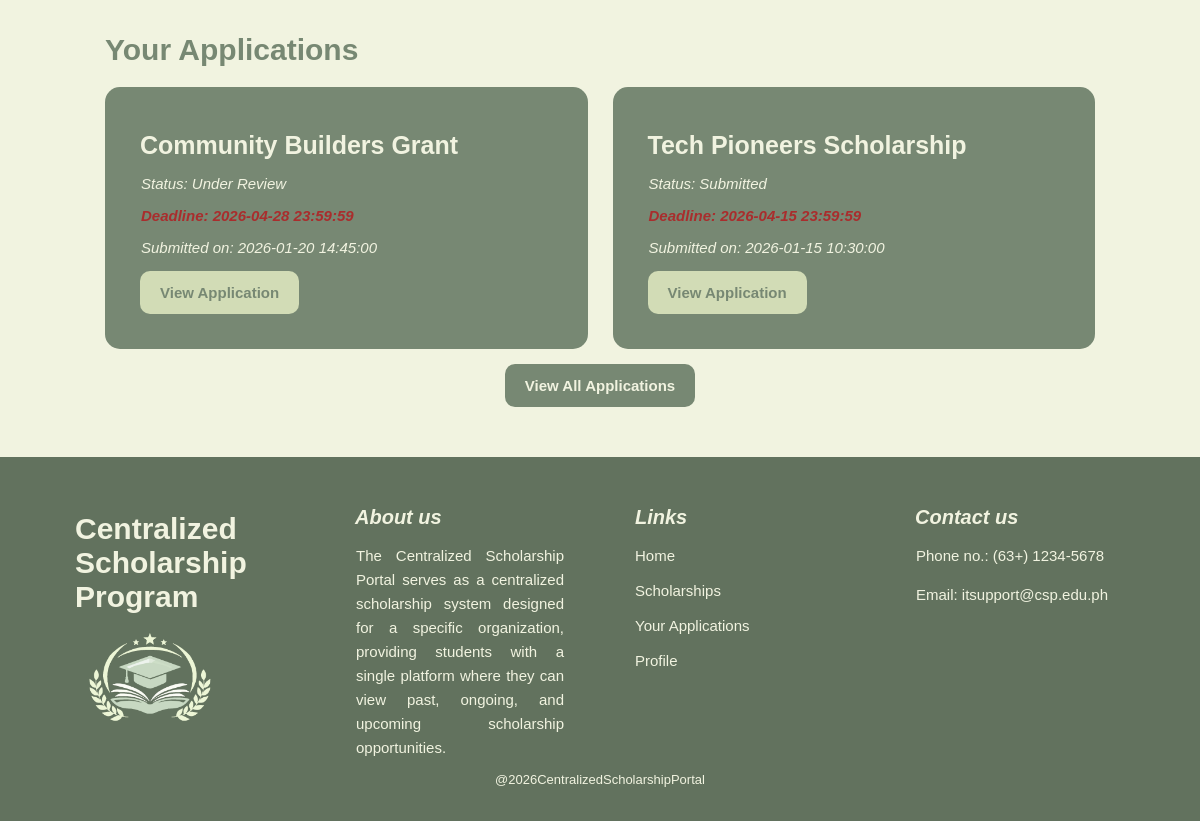
Before: /Frontends/Client-side/home.php (signed in, lower part) with the older database file.
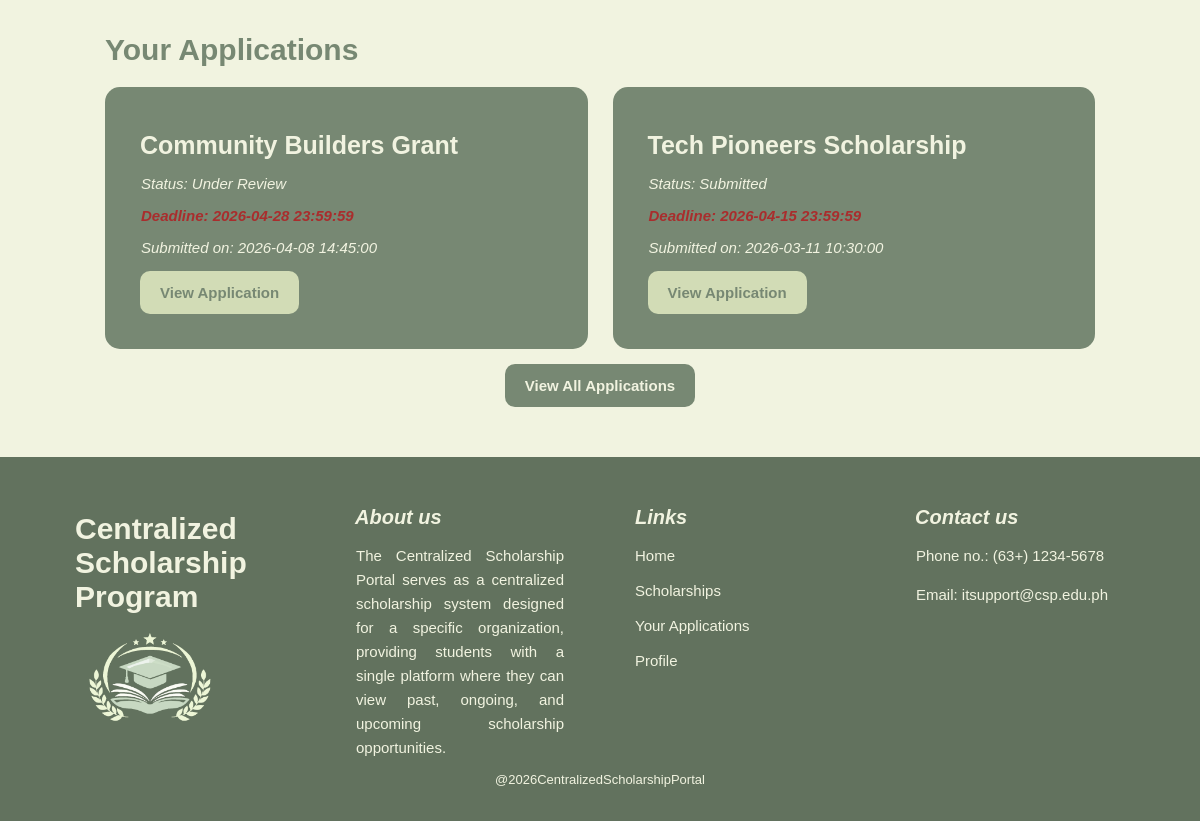
After: the same page with the newer database file.
### tables this page shows
CREATE TABLE `APPLICATIONS` (
  `application_id` int(11) NOT NULL,
  `student_id` int(11) NOT NULL,
  `scholarship_id` int(11) NOT NULL,
  `status` enum('Draft','Submitted','Under Review','Approved','Rejected','Waitlisted') NOT NULL,
  `submission_date` datetime DEFAULT NULL,
  `reviewed_by` int(11) DEFAULT NULL,
  `review_date` datetime DEFAULT NULL
);

CREATE TABLE `SCHOLARSHIPS` (
  `scholarship_id` int(11) NOT NULL,
  `title` varchar(45) NOT NULL,
  `description` varchar(45) NOT NULL,
  `deadline` datetime NOT NULL,
  `eligibility` text NOT NULL,
  `requirements` text NOT NULL,
  `release_status` enum('Draft','Published') NOT NULL,
  `status` enum('Completed','Ongoing','Upcoming') NOT NULL,
  `created_by` int(11) NOT NULL,
  `created_at` datetime NOT NULL
);

### Frontends/Client-side/home.php (the view, shortened to what this page needs)
<?php
include("../../db_connect.php");
$account_id = $_SESSION['account_id'];
$getStudID = "SELECT student_id FROM STUDENTS WHERE account_id='$account_id'";
$StudID = mysqli_query($conn, $getStudID);
$cell = mysqli_fetch_assoc($StudID);
$student_id = $cell['student_id'];
$getApp = "SELECT a.*, s.title, s.deadline
           FROM APPLICATIONS a
           JOIN SCHOLARSHIPS s ON a.scholarship_id = s.scholarship_id
           WHERE a.student_id='$student_id'
           ORDER BY a.submission_date DESC
           LIMIT 3";
$AppSc = mysqli_query($conn, $getApp);
?>
<html>
    <head>
        <link rel="stylesheet" href="client_home.css">
    </head>
    <body>
        <section id="appsSection">
            <h4>Your Applications</h4>
            <section class="appsContainer">
                <?php
                if(mysqli_num_rows($AppSc) > 0){
                    while($row = mysqli_fetch_assoc($AppSc)){
                ?>
                <section class="appsBox">
                    <h5><?php echo $row['title']; ?></h5>
                    <p>Status: <?php echo $row['status']; ?></p>
                    <p class="deadlineText">Deadline: <?php echo $row['deadline']; ?></p>
                    <p>Submitted on: <?php echo $row['submission_date']; ?></p>
                    <section class="appButtons">
                        <a class="buttons2" href="viewApplication.php?id=<?php echo $row['application_id']; ?>">View Application</a>
                    </section>
                </section>
                <?php
                    }
                echo "</section>";
                echo "<a class='buttons3' href='your-applications.php'>View All Applications</a>";
                } else {
                    echo "<p id='none'>No applications yet.</p>";
                    echo "</section>";
                }
                ?>
        </section>
        <footer>
            <section class="footerContainer">
                <section>
                    <h4>Centralized Scholarship Program</h4>
                    <img src="../icons/CSP_logo.png" id="logo" alt="logo icon">
                </section>
                <section>
                    <h5>About us</h5>
                     <p>
                        The Centralized Scholarship Portal serves as a centralized
                        scholarship system designed for a specific organization,
                        providing students with a single platform where they can
                        view past, ongoing, and upcoming scholarship opportunities.
                    </p>
                </section>
                <section>
                    <h5>Links</h5>
                    <a href="home.php">Home</a>
                    <a href="scholarList.php">Scholarships</a>
                    <a href="your-applications.php">Your Applications</a>
                    <a href="user-profile.php">Profile</a>
                </section>
                <section>
                    <h5>Contact us</h5>
                    <p>Phone no.: (63+) 1234-5678</p>
                    <p>Email: itsupport@csp.edu.ph</p>
                </section>
            </section>
            <p id="copyright">@2026CentralizedScholarshipPortal</p>
        </footer>
    </body>
</html>

Changed rows visible on the page:
changed applications "Under Review": submission_date "2026-01-20 14:45:00" → "2026-04-08 14:45:00"
changed applications "Submitted": submission_date "2026-01-15 10:30:00" → "2026-03-11 10:30:00"
